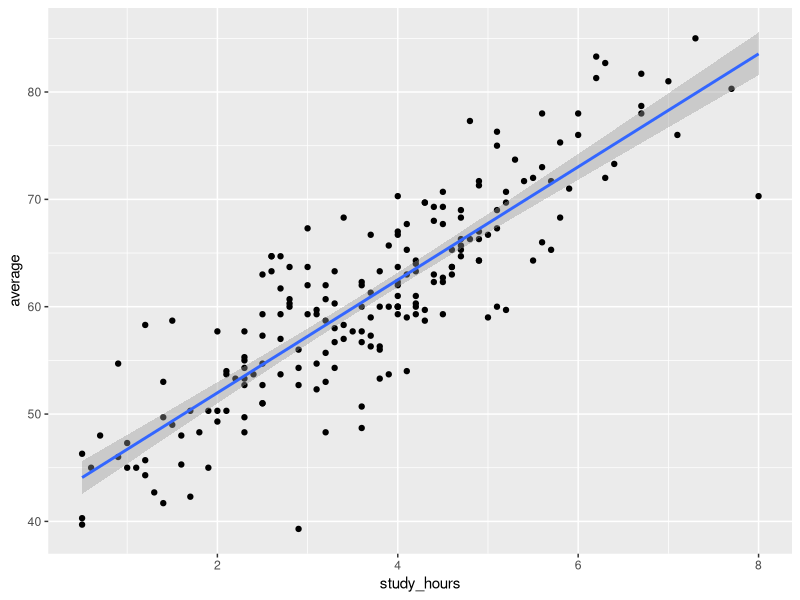

The R source for this figure:
## ---- chunk 1
library(dplyr); library(ggplot2)
d <- read.csv("data/students_cleaned.csv")
## ---- chunk 2
ggplot(d, aes(study_hours, average)) + geom_point() + geom_smooth(method="lm")
